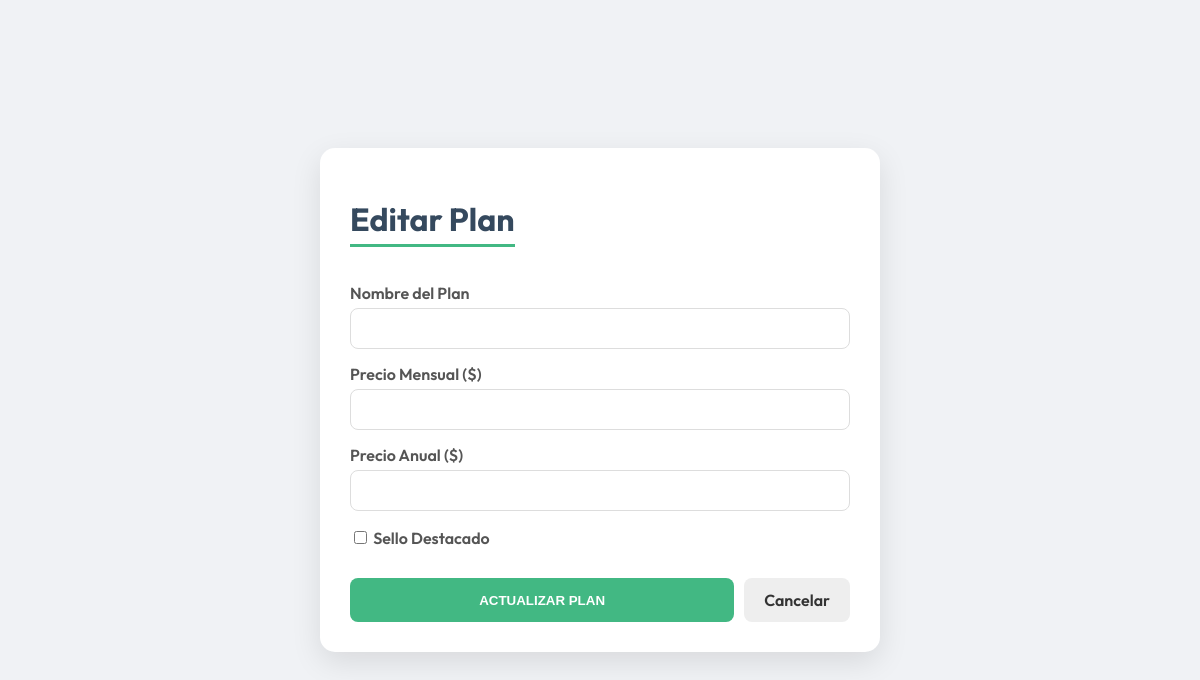
Page /admin/plan/edit/11 (signed in) on the earlier database version.
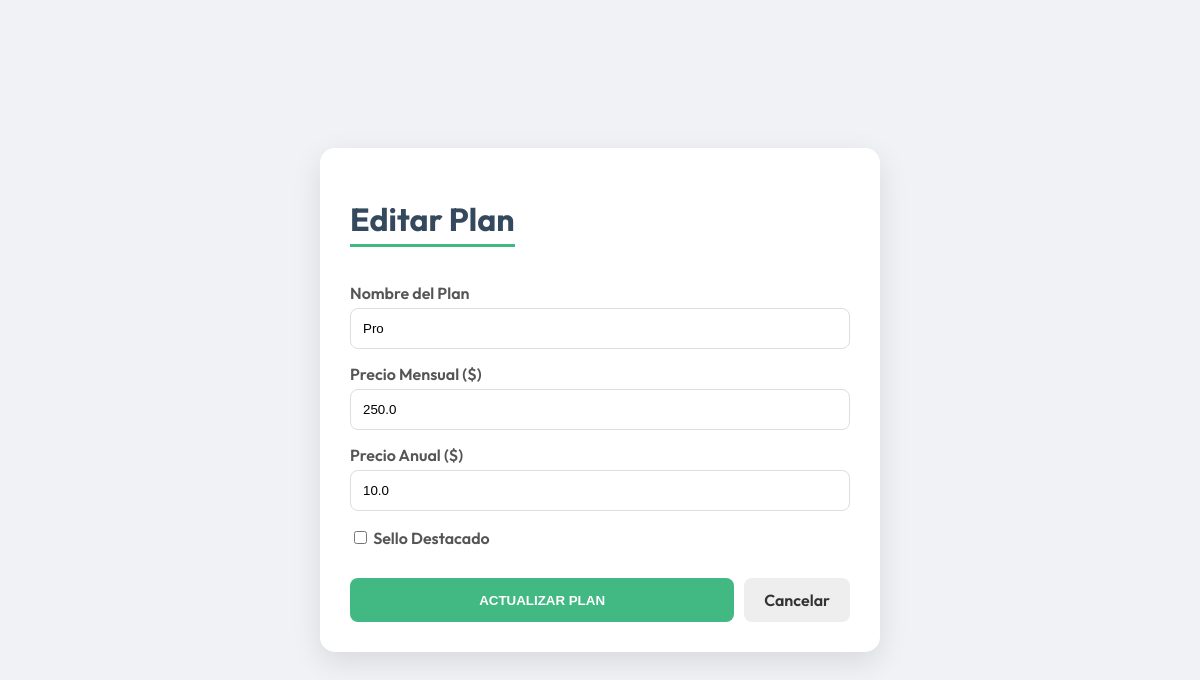
Same page on the later database version.
### tables this page shows
CREATE TABLE planes (
            id INTEGER PRIMARY KEY AUTOINCREMENT,
            nombre TEXT NOT NULL,
            precio_mensual REAL NOT NULL,
            precio_anual REAL NOT NULL,
            sello_destacado INTEGER DEFAULT 0
        );

### app.py (the view, shortened to what this page needs)
@app.route('/admin/plan/edit/<int:id>', methods=['GET', 'POST'])
def edit_plan(id):
    if session.get('user_role') != 'admin': return redirect(url_for('login'))
    db = get_db()
    plan = query_db('SELECT * FROM planes WHERE id = ?', [id], one=True)
    return render_template('edit_plan.html', plan=plan)

### app.py (called while the page is built)
def get_db():
    db = getattr(g, '_database', None)
    if db is None:
        db = g._database = sqlite3.connect(DATABASE)
        db.row_factory = sqlite3.Row
    return db

@app.teardown_appcontext
def close_connection(exception):
    db = getattr(g, '_database', None)
    if db is not None:
        db.close()

def query_db(query, args=(), one=False):
    cur = get_db().execute(query, args)
    rv = cur.fetchall()
    cur.close()
    return (rv[0] if rv else None) if one else rv

### templates/edit_plan.html (shortened to what this page needs)
<!DOCTYPE html>
<html lang="es">
<head>
    <link rel="stylesheet" href="{{ url_for('static', filename='css/vue-theme.css') }}">
</head>
<body>
    <div class="edit-card">
        <h1>Editar Plan</h1>
        <form method="POST">
            <label>Nombre del Plan</label>
            <input type="text" name="nombre" value="{{ plan.nombre }}" required>
            <label>Precio Mensual ($)</label>
            <input type="number" name="precio_m" step="0.01" value="{{ plan.precio_mensual }}" required>
            <label>Precio Anual ($)</label>
            <input type="number" name="precio_a" step="0.01" value="{{ plan.precio_anual }}" required>
            <label>
                <input type="checkbox" name="destacado" value="1" {{ 'checked' if plan.sello_destacado else '' }} style="width: auto;">
                Sello Destacado
            </label>
            <div class="actions">
                <button type="submit" class="vue-btn" style="flex: 1;">ACTUALIZAR PLAN</button>
                <a href="{{ url_for('admin_dashboard') }}" class="btn-cancel">Cancelar</a>
            </div>
        </form>
    </div>
</body>
</html>

Differences in the rows shown:
added planes: nombre "Pro", precio_m "250.0", precio_a "10.0"
